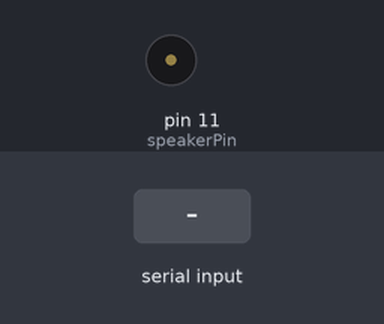
The sketch below on a simulated Arduino Uno, built with avr-gcc and run on an emulated ATmega328P. On the bench: buzzer (waves = sounding). Inputs (shaded band) come from the test bench.

Above: at 1.2 s.
1.3 s: "1" received over Serial
At 1.7 s:
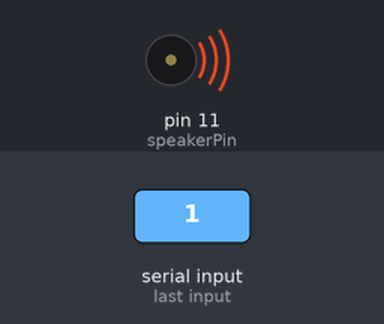
Timing chart, 0 to 4.3 s (numbered marks = the images above; inputs shaded):
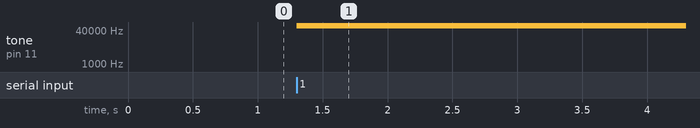

The sketch:

reciever.ino
```cpp
/*
   speaker_pcm

   Plays 8-bit PCM audio on pin 11 using pulse-width modulation (PWM).
   For Arduino with Atmega168 at 16 MHz.

   Uses two timers. The first changes the sample value 8000 times a second.
   The second holds pin 11 high for 0-255 ticks out of a 256-tick cycle,
   depending on sample value. The second timer repeats 62500 times per second
   (16000000 / 256), much faster than the playback rate (8000 Hz), so
   it almost sounds halfway decent, just really quiet on a PC speaker.

   Takes over Timer 1 (16-bit) for the 8000 Hz timer. This breaks PWM
   (analogWrite()) for Arduino pins 9 and 10. Takes Timer 2 (8-bit)
   for the pulse width modulation, breaking PWM for pins 11 & 3.

   References:
       http://www.uchobby.com/index.php/2007/11/11/arduino-sound-part-1/
       http://www.atmel.com/dyn/resources/prod_documents/doc2542.pdf
       http://www.evilmadscientist.com/article.php/avrdac
       http://gonium.net/md/2006/12/27/i-will-think-before-i-code/
       http://fly.cc.fer.hr/GDM/articles/sndmus/speaker2.html
       http://www.gamedev.net/reference/articles/article442.asp

   Michael Smith <michael@hurts.ca>
*/

#include <stdint.h>
#include <avr/interrupt.h>
#include <avr/io.h>
#include <avr/pgmspace.h>

#define SAMPLE_RATE 8000

/*
   The audio data needs to be unsigned, 8-bit, 8000 Hz, and small enough
   to fit in flash. 10000-13000 samples is about the limit.

   sounddata.h should look like this:
       const int sounddata_length=10000;
       const unsigned char sounddata_data[] PROGMEM = { ..... };

   You can use wav2c from GBA CSS:
       http://thieumsweb.free.fr/english/gbacss.html
   Then add "PROGMEM" in the right place. I hacked it up to dump the samples
   as unsigned rather than signed, but it shouldn't matter.

   http://musicthing.blogspot.com/2005/05/tiny-music-makers-pt-4-mac-startup.html
   mplayer -ao pcm macstartup.mp3
   sox audiodump.wav -v 1.32 -c 1 -r 8000 -u -1 macstartup-8000.wav
   sox macstartup-8000.wav macstartup-cut.wav trim 0 10000s
   wav2c macstartup-cut.wav sounddata.h sounddata

   (starfox) nb. under sox 12.18 (distributed in CentOS 5), i needed to run
   the following command to convert my wav file to the appropriate format:
   sox audiodump.wav -c 1 -r 8000 -u -b macstartup-8000.wav
*/

#include "sounddata.h"

int ledPin = 13;
int speakerPin = 11; // Can be either 3 or 11, two PWM outputs connected to Timer 2
volatile uint16_t sample;
byte lastSample;

byte theByte = 0;

void stopPlayback()
{
  // Disable playback per-sample interrupt.
  TIMSK1 &= ~_BV(OCIE1A);

  // Disable the per-sample timer completely.
  TCCR1B &= ~_BV(CS10);

  // Disable the PWM timer.
  TCCR2B &= ~_BV(CS10);

  digitalWrite(speakerPin, LOW);
}

// This is called at 8000 Hz to load the next sample.
ISR(TIMER1_COMPA_vect) {
  //  if (sample >= sounddata_length) {
  //    if (sample == sounddata_length + lastSample) {
  //      stopPlayback();
  //    }
  //    else {
  //      if (speakerPin == 11) {
  //        // Ramp down to zero to reduce the click at the end of playback.
  //        OCR2A = sounddata_length + lastSample - sample;
  //      } else {
  //        OCR2B = sounddata_length + lastSample - sample;
  //      }
  //    }
  //  }
  //  else {
  if (speakerPin == 11) {
    OCR2A = theByte;
  } else {
    OCR2B = pgm_read_byte(&sounddata_data[sample]);
  }
  //  }

  ++sample;
}

void startPlayback()
{
  pinMode(speakerPin, OUTPUT);

  // Set up Timer 2 to do pulse width modulation on the speaker
  // pin.

  // Use internal clock (datasheet p.160)
  ASSR &= ~(_BV(EXCLK) | _BV(AS2));

  // Set fast PWM mode  (p.157)
  TCCR2A |= _BV(WGM21) | _BV(WGM20);
  TCCR2B &= ~_BV(WGM22);

  if (speakerPin == 11) {
    // Do non-inverting PWM on pin OC2A (p.155)
    // On the Arduino this is pin 11.
    TCCR2A = (TCCR2A | _BV(COM2A1)) & ~_BV(COM2A0);
    TCCR2A &= ~(_BV(COM2B1) | _BV(COM2B0));
    // No prescaler (p.158)
    TCCR2B = (TCCR2B & ~(_BV(CS12) | _BV(CS11))) | _BV(CS10);

    // Set initial pulse width to the first sample.
    OCR2A = pgm_read_byte(&sounddata_data[0]);
  } else {
    // Do non-inverting PWM on pin OC2B (p.155)
    // On the Arduino this is pin 3.
    TCCR2A = (TCCR2A | _BV(COM2B1)) & ~_BV(COM2B0);
    TCCR2A &= ~(_BV(COM2A1) | _BV(COM2A0));
    // No prescaler (p.158)
    TCCR2B = (TCCR2B & ~(_BV(CS12) | _BV(CS11))) | _BV(CS10);

    // Set initial pulse width to the first sample.
    OCR2B = pgm_read_byte(&sounddata_data[0]);
  }


  // Set up Timer 1 to send a sample every interrupt.

  cli();

  // Set CTC mode (Clear Timer on Compare Match) (p.133)
  // Have to set OCR1A *after*, otherwise it gets reset to 0!
  TCCR1B = (TCCR1B & ~_BV(WGM13)) | _BV(WGM12);
  TCCR1A = TCCR1A & ~(_BV(WGM11) | _BV(WGM10));

  // No prescaler (p.134)
  TCCR1B = (TCCR1B & ~(_BV(CS12) | _BV(CS11))) | _BV(CS10);

  // Set the compare register (OCR1A).
  // OCR1A is a 16-bit register, so we have to do this with
  // interrupts disabled to be safe.
  OCR1A = F_CPU / SAMPLE_RATE;    // 16e6 / 8000 = 2000

  // Enable interrupt when TCNT1 == OCR1A (p.136)
  TIMSK1 |= _BV(OCIE1A);

  lastSample = pgm_read_byte(&sounddata_data[sounddata_length - 1]);
  sample = 0;
  sei();
}


void setup()
{
  Serial.begin(115200);
  startPlayback();
}

void loop()
{
  while (Serial.available()) {
    theByte = Serial.read();
  }
}
```

Source omitted: sounddata.h (data table, 71423 bytes)

Measured:
- after the input at 1.3 s, tone on pin 11 (speakerPin): silent → 62500 Hz at once
